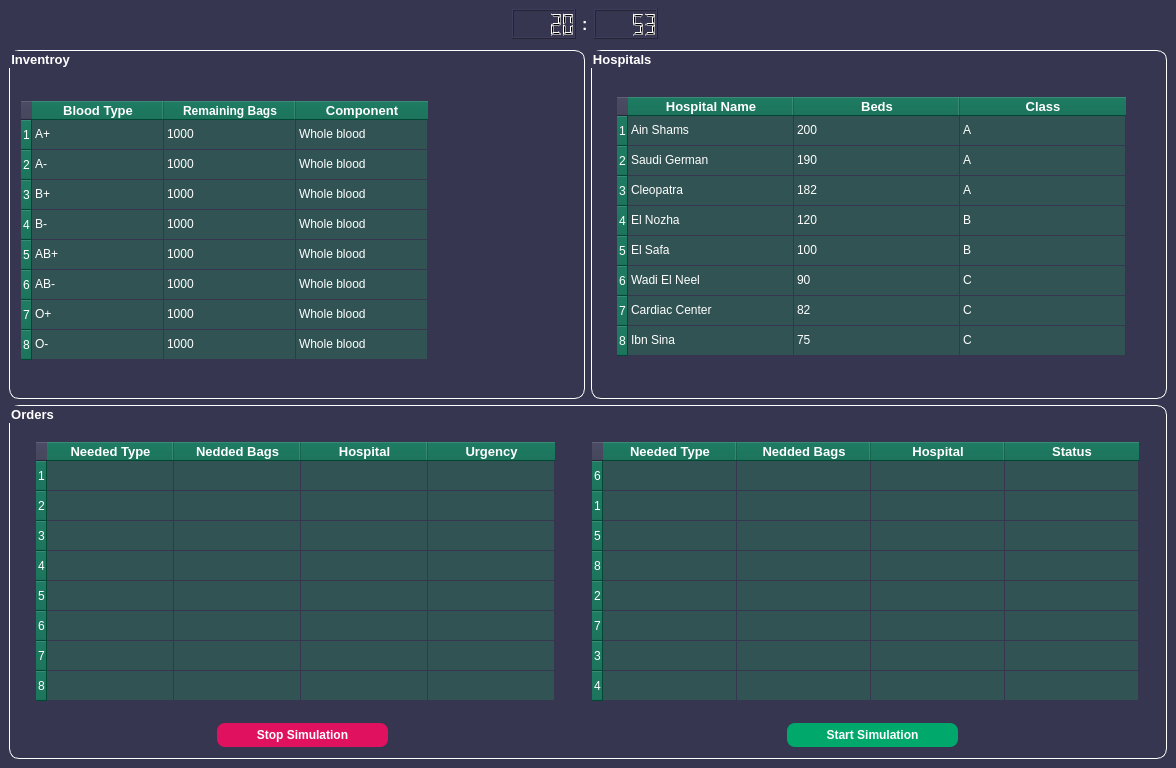
<?xml version="1.0" encoding="UTF-8"?>
<ui version="4.0">
 <class>MainWindow</class>
 <widget class="QMainWindow" name="MainWindow">
  <property name="geometry">
   <rect>
    <x>0</x>
    <y>0</y>
    <width>1176</width>
    <height>768</height>
   </rect>
  </property>
  <property name="minimumSize">
   <size>
    <width>931</width>
    <height>734</height>
   </size>
  </property>
  <property name="windowTitle">
   <string>Blood Bank Dashboard</string>
  </property>
  <property name="windowIcon">
   <iconset>
    <normaloff>Assets/blood-bag.png</normaloff>Assets/blood-bag.png</iconset>
  </property>
  <property name="styleSheet">
   <string notr="true">background-color: rgb(54, 54, 80)</string>
  </property>
  <widget class="QWidget" name="centralwidget">
   <property name="styleSheet">
    <string notr="true">QTableWidget{border-radius: 20px;
}
#groupBox_2, #groupBox, #groupBox_3{
border-radius: 10px;
border: 1px solid white;
}
</string>
   </property>
   <layout class="QGridLayout" name="gridLayout">
    <item row="0" column="3">
     <widget class="QLCDNumber" name="Seconds_LCD">
      <property name="maximumSize">
       <size>
        <width>80</width>
        <height>30</height>
       </size>
      </property>
      <property name="intValue" stdset="0">
       <number>53</number>
      </property>
     </widget>
    </item>
    <item row="2" column="0" colspan="6">
     <layout class="QVBoxLayout" name="verticalLayout">
      <item>
       <layout class="QHBoxLayout" name="horizontalLayout">
        <property name="topMargin">
         <number>5</number>
        </property>
        <item>
         <widget class="QGroupBox" name="groupBox">
          <property name="font">
           <font>
            <pointsize>10</pointsize>
            <weight>75</weight>
            <bold>true</bold>
           </font>
          </property>
          <property name="styleSheet">
           <string notr="true">color: white;</string>
          </property>
          <property name="title">
           <string>Inventroy</string>
          </property>
          <layout class="QGridLayout" name="gridLayout_3">
           <property name="topMargin">
            <number>30</number>
           </property>
           <property name="verticalSpacing">
            <number>6</number>
           </property>
           <item row="0" column="0">
            <widget class="QTableWidget" name="inventory_table">
             <property name="sizePolicy">
              <sizepolicy hsizetype="Preferred" vsizetype="Preferred">
               <horstretch>0</horstretch>
               <verstretch>0</verstretch>
              </sizepolicy>
             </property>
             <property name="minimumSize">
              <size>
               <width>200</width>
               <height>0</height>
              </size>
             </property>
             <property name="styleSheet">
              <string notr="true">
QHeaderView::section {
    background-color:rgb(0, 99, 73);
}
QTableCornerButton::section {
    background-color:transparent;
}
QTableWidget {
    background-color: transparent; /* Main background */
}
QTableWidget::item {
    background-color: rgb(50, 83, 83);
    color: rgb(255, 255, 255);
	
}</string>
             </property>
             <property name="sizeAdjustPolicy">
              <enum>QAbstractScrollArea::AdjustToContents</enum>
             </property>
             <property name="editTriggers">
              <set>QAbstractItemView::NoEditTriggers</set>
             </property>
             <attribute name="horizontalHeaderDefaultSectionSize">
              <number>132</number>
             </attribute>
             <row>
              <property name="text">
               <string>1</string>
              </property>
             </row>
             <row>
              <property name="text">
               <string>2</string>
              </property>
             </row>
             <row>
              <property name="text">
               <string>3</string>
              </property>
             </row>
             <row>
              <property name="text">
               <string>4</string>
              </property>
             </row>
             <row>
              <property name="text">
               <string>5</string>
              </property>
             </row>
             <row>
              <property name="text">
               <string>6</string>
              </property>
             </row>
             <row>
              <property name="text">
               <string>7</string>
              </property>
             </row>
             <row>
              <property name="text">
               <string>8</string>
              </property>
             </row>
             <column>
              <property name="text">
               <string>Blood Type</string>
              </property>
              <property name="font">
               <font>
                <pointsize>10</pointsize>
                <weight>75</weight>
                <bold>true</bold>
               </font>
              </property>
             </column>
             <column>
              <property name="text">
               <string>Remaining Bags</string>
              </property>
              <property name="font">
               <font>
                <pointsize>9</pointsize>
                <weight>75</weight>
                <bold>true</bold>
               </font>
              </property>
             </column>
             <column>
              <property name="text">
               <string>Component</string>
              </property>
              <property name="font">
               <font>
                <pointsize>10</pointsize>
                <weight>75</weight>
                <bold>true</bold>
               </font>
              </property>
             </column>
             <item row="0" column="0">
              <property name="text">
               <string>A+</string>
              </property>
             </item>
             <item row="0" column="1">
              <property name="text">
               <string>1000</string>
              </property>
             </item>
             <item row="0" column="2">
              <property name="text">
               <string>Whole blood</string>
              </property>
             </item>
             <item row="1" column="0">
              <property name="text">
               <string>A-</string>
              </property>
             </item>
             <item row="1" column="1">
              <property name="text">
               <string>1000</string>
              </property>
             </item>
             <item row="1" column="2">
              <property name="text">
               <string>Whole blood</string>
              </property>
             </item>
             <item row="2" column="0">
              <property name="text">
               <string>B+</string>
              </property>
             </item>
             <item row="2" column="1">
              <property name="text">
               <string>1000</string>
              </property>
             </item>
             <item row="2" column="2">
              <property name="text">
               <string>Whole blood</string>
              </property>
             </item>
             <item row="3" column="0">
              <property name="text">
               <string>B-</string>
              </property>
             </item>
             <item row="3" column="1">
              <property name="text">
               <string>1000</string>
              </property>
             </item>
             <item row="3" column="2">
              <property name="text">
               <string>Whole blood</string>
              </property>
             </item>
             <item row="4" column="0">
              <property name="text">
               <string>AB+</string>
              </property>
             </item>
             <item row="4" column="1">
              <property name="text">
               <string>1000</string>
              </property>
             </item>
             <item row="4" column="2">
              <property name="text">
               <string>Whole blood</string>
              </property>
             </item>
             <item row="5" column="0">
              <property name="text">
               <string>AB-</string>
              </property>
             </item>
             <item row="5" column="1">
              <property name="text">
               <string>1000</string>
              </property>
             </item>
             <item row="5" column="2">
              <property name="text">
               <string>Whole blood</string>
              </property>
             </item>
             <item row="6" column="0">
              <property name="text">
               <string>O+</string>
              </property>
             </item>
             <item row="6" column="1">
              <property name="text">
               <string>1000</string>
              </property>
             </item>
             <item row="6" column="2">
              <property name="text">
               <string>Whole blood</string>
              </property>
             </item>
             <item row="7" column="0">
              <property name="text">
               <string>O-</string>
              </property>
             </item>
             <item row="7" column="1">
              <property name="text">
               <string>1000</string>
              </property>
             </item>
             <item row="7" column="2">
              <property name="text">
               <string>Whole blood</string>
              </property>
             </item>
            </widget>
           </item>
          </layout>
         </widget>
        </item>
        <item>
         <widget class="QGroupBox" name="groupBox_2">
          <property name="font">
           <font>
            <pointsize>10</pointsize>
            <weight>75</weight>
            <bold>true</bold>
           </font>
          </property>
          <property name="styleSheet">
           <string notr="true">color: white;
</string>
          </property>
          <property name="title">
           <string>Hospitals </string>
          </property>
          <layout class="QGridLayout" name="gridLayout_2">
           <item row="0" column="0" alignment="Qt::AlignHCenter|Qt::AlignVCenter">
            <widget class="QTableWidget" name="hospitals_table">
             <property name="sizePolicy">
              <sizepolicy hsizetype="Preferred" vsizetype="Preferred">
               <horstretch>0</horstretch>
               <verstretch>0</verstretch>
              </sizepolicy>
             </property>
             <property name="minimumSize">
              <size>
               <width>200</width>
               <height>0</height>
              </size>
             </property>
             <property name="styleSheet">
              <string notr="true">
QHeaderView::section {
    background-color:rgb(0, 99, 73);
}
QTableCornerButton::section {
    background-color:transparent;
}
QTableWidget {
    background-color: transparent; /* Main background */
}
QTableWidget::item {
    background-color: rgb(50, 83, 83);
    color: rgb(255, 255, 255);
	
}</string>
             </property>
             <property name="sizeAdjustPolicy">
              <enum>QAbstractScrollArea::AdjustToContents</enum>
             </property>
             <property name="editTriggers">
              <set>QAbstractItemView::NoEditTriggers</set>
             </property>
             <attribute name="horizontalHeaderDefaultSectionSize">
              <number>166</number>
             </attribute>
             <row>
              <property name="text">
               <string>1</string>
              </property>
             </row>
             <row>
              <property name="text">
               <string>2</string>
              </property>
             </row>
             <row>
              <property name="text">
               <string>3</string>
              </property>
             </row>
             <row>
              <property name="text">
               <string>4</string>
              </property>
             </row>
             <row>
              <property name="text">
               <string>5</string>
              </property>
             </row>
             <row>
              <property name="text">
               <string>6</string>
              </property>
             </row>
             <row>
              <property name="text">
               <string>7</string>
              </property>
             </row>
             <row>
              <property name="text">
               <string>8</string>
              </property>
             </row>
             <column>
              <property name="text">
               <string>Hospital Name</string>
              </property>
              <property name="font">
               <font>
                <pointsize>10</pointsize>
                <weight>75</weight>
                <bold>true</bold>
               </font>
              </property>
             </column>
             <column>
              <property name="text">
               <string>Beds</string>
              </property>
              <property name="font">
               <font>
                <pointsize>10</pointsize>
                <weight>75</weight>
                <bold>true</bold>
               </font>
              </property>
             </column>
             <column>
              <property name="text">
               <string>Class</string>
              </property>
              <property name="font">
               <font>
                <pointsize>10</pointsize>
                <weight>75</weight>
                <bold>true</bold>
               </font>
              </property>
             </column>
             <item row="0" column="0">
              <property name="text">
               <string>Ain Shams</string>
              </property>
             </item>
             <item row="0" column="1">
              <property name="text">
               <string>200</string>
              </property>
             </item>
             <item row="0" column="2">
              <property name="text">
               <string>A</string>
              </property>
             </item>
             <item row="1" column="0">
              <property name="text">
               <string>Saudi German</string>
              </property>
             </item>
             <item row="1" column="1">
              <property name="text">
               <string>190</string>
              </property>
             </item>
             <item row="1" column="2">
              <property name="text">
               <string>A</string>
              </property>
             </item>
             <item row="2" column="0">
              <property name="text">
               <string>Cleopatra</string>
              </property>
             </item>
             <item row="2" column="1">
              <property name="text">
               <string>182</string>
              </property>
             </item>
             <item row="2" column="2">
              <property name="text">
               <string>A</string>
              </property>
             </item>
             <item row="3" column="0">
              <property name="text">
               <string>El Nozha</string>
              </property>
             </item>
             <item row="3" column="1">
              <property name="text">
               <string>120</string>
              </property>
             </item>
             <item row="3" column="2">
              <property name="text">
               <string>B</string>
              </property>
             </item>
             <item row="4" column="0">
              <property name="text">
               <string>El Safa</string>
              </property>
             </item>
             <item row="4" column="1">
              <property name="text">
               <string>100</string>
              </property>
             </item>
             <item row="4" column="2">
              <property name="text">
               <string>B</string>
              </property>
             </item>
             <item row="5" column="0">
              <property name="text">
               <string>Wadi El Neel</string>
              </property>
             </item>
             <item row="5" column="1">
              <property name="text">
               <string>90</string>
              </property>
             </item>
             <item row="5" column="2">
              <property name="text">
               <string>C</string>
              </property>
             </item>
             <item row="6" column="0">
              <property name="text">
               <string>Cardiac Center</string>
              </property>
             </item>
             <item row="6" column="1">
              <property name="text">
               <string>82</string>
              </property>
             </item>
             <item row="6" column="2">
              <property name="text">
               <string>C</string>
              </property>
             </item>
             <item row="7" column="0">
              <property name="text">
               <string>Ibn Sina</string>
              </property>
             </item>
             <item row="7" column="1">
              <property name="text">
               <string>75</string>
              </property>
             </item>
             <item row="7" column="2">
              <property name="text">
               <string>C</string>
              </property>
             </item>
            </widget>
           </item>
          </layout>
         </widget>
        </item>
       </layout>
      </item>
      <item>
       <widget class="QGroupBox" name="groupBox_3">
        <property name="minimumSize">
         <size>
          <width>0</width>
          <height>339</height>
         </size>
        </property>
        <property name="font">
         <font>
          <pointsize>10</pointsize>
          <weight>75</weight>
          <bold>true</bold>
         </font>
        </property>
        <property name="styleSheet">
         <string notr="true">color: white;</string>
        </property>
        <property name="title">
         <string>Orders</string>
        </property>
        <layout class="QGridLayout" name="gridLayout_4">
         <item row="0" column="0" alignment="Qt::AlignHCenter|Qt::AlignVCenter">
          <widget class="QTableWidget" name="orders_table">
           <property name="sizePolicy">
            <sizepolicy hsizetype="Expanding" vsizetype="Minimum">
             <horstretch>0</horstretch>
             <verstretch>0</verstretch>
            </sizepolicy>
           </property>
           <property name="minimumSize">
            <size>
             <width>534</width>
             <height>267</height>
            </size>
           </property>
           <property name="styleSheet">
            <string notr="true">
QHeaderView::section {
    background-color:rgb(0, 99, 73);
}
QTableCornerButton::section {
    background-color:transparent;
}
QTableWidget {
    background-color: transparent; /* Main background */
}
QTableWidget::item {
    background-color: rgb(50, 83, 83);
    color: rgb(255, 255, 255);
	
}</string>
           </property>
           <property name="editTriggers">
            <set>QAbstractItemView::NoEditTriggers</set>
           </property>
           <attribute name="horizontalHeaderDefaultSectionSize">
            <number>127</number>
           </attribute>
           <row>
            <property name="text">
             <string>1</string>
            </property>
           </row>
           <row>
            <property name="text">
             <string>2</string>
            </property>
           </row>
           <row>
            <property name="text">
             <string>3</string>
            </property>
           </row>
           <row>
            <property name="text">
             <string>4</string>
            </property>
           </row>
           <row>
            <property name="text">
             <string>5</string>
            </property>
           </row>
           <row>
            <property name="text">
             <string>6</string>
            </property>
           </row>
           <row>
            <property name="text">
             <string>7</string>
            </property>
           </row>
           <row>
            <property name="text">
             <string>8</string>
            </property>
           </row>
           <column>
            <property name="text">
             <string>Needed Type</string>
            </property>
            <property name="font">
             <font>
              <pointsize>10</pointsize>
              <weight>75</weight>
              <bold>true</bold>
             </font>
            </property>
           </column>
           <column>
            <property name="text">
             <string>Nedded Bags</string>
            </property>
            <property name="font">
             <font>
              <pointsize>10</pointsize>
              <weight>75</weight>
              <bold>true</bold>
             </font>
            </property>
           </column>
           <column>
            <property name="text">
             <string>Hospital</string>
            </property>
            <property name="font">
             <font>
              <pointsize>10</pointsize>
              <weight>75</weight>
              <bold>true</bold>
             </font>
            </property>
           </column>
           <column>
            <property name="text">
             <string>Urgency</string>
            </property>
            <property name="font">
             <font>
              <pointsize>10</pointsize>
              <weight>75</weight>
              <bold>true</bold>
             </font>
            </property>
           </column>
           <item row="0" column="0">
            <property name="text">
             <string/>
            </property>
           </item>
           <item row="1" column="0">
            <property name="text">
             <string/>
            </property>
           </item>
           <item row="2" column="0">
            <property name="text">
             <string/>
            </property>
           </item>
           <item row="3" column="0">
            <property name="text">
             <string/>
            </property>
           </item>
           <item row="4" column="0">
            <property name="text">
             <string/>
            </property>
           </item>
           <item row="5" column="0">
            <property name="text">
             <string/>
            </property>
           </item>
           <item row="6" column="0">
            <property name="text">
             <string/>
            </property>
           </item>
           <item row="7" column="0">
            <property name="text">
             <string/>
            </property>
           </item>
          </widget>
         </item>
         <item row="0" column="1" alignment="Qt::AlignHCenter|Qt::AlignVCenter">
          <widget class="QTableWidget" name="output_table">
           <property name="sizePolicy">
            <sizepolicy hsizetype="Expanding" vsizetype="Minimum">
             <horstretch>0</horstretch>
             <verstretch>0</verstretch>
            </sizepolicy>
           </property>
           <property name="minimumSize">
            <size>
             <width>561</width>
             <height>267</height>
            </size>
           </property>
           <property name="styleSheet">
            <string notr="true">
QHeaderView::section {
    background-color:rgb(0, 99, 73);
}
QTableCornerButton::section {
    background-color:transparent;
}
QTableWidget {
    background-color: transparent; /* Main background */
}
QTableWidget::item {
    background-color: rgb(50, 83, 83);
    color: rgb(255, 255, 255);
	
}</string>
           </property>
           <property name="editTriggers">
            <set>QAbstractItemView::NoEditTriggers</set>
           </property>
           <attribute name="horizontalHeaderDefaultSectionSize">
            <number>134</number>
           </attribute>
           <row>
            <property name="text">
             <string>6</string>
            </property>
           </row>
           <row>
            <property name="text">
             <string>1</string>
            </property>
           </row>
           <row>
            <property name="text">
             <string>5</string>
            </property>
           </row>
           <row>
            <property name="text">
             <string>8</string>
            </property>
           </row>
           <row>
            <property name="text">
             <string>2</string>
            </property>
           </row>
           <row>
            <property name="text">
             <string>7</string>
            </property>
           </row>
           <row>
            <property name="text">
             <string>3</string>
            </property>
           </row>
           <row>
            <property name="text">
             <string>4</string>
            </property>
           </row>
           <column>
            <property name="text">
             <string>Needed Type</string>
            </property>
            <property name="font">
             <font>
              <pointsize>10</pointsize>
              <weight>75</weight>
              <bold>true</bold>
             </font>
            </property>
           </column>
           <column>
            <property name="text">
             <string>Nedded Bags</string>
            </property>
            <property name="font">
             <font>
              <pointsize>10</pointsize>
              <weight>75</weight>
              <bold>true</bold>
             </font>
            </property>
           </column>
           <column>
            <property name="text">
             <string>Hospital</string>
            </property>
            <property name="font">
             <font>
              <pointsize>10</pointsize>
              <weight>75</weight>
              <bold>true</bold>
             </font>
            </property>
           </column>
           <column>
            <property name="text">
             <string>Status</string>
            </property>
            <property name="font">
             <font>
              <pointsize>10</pointsize>
              <weight>75</weight>
              <bold>true</bold>
             </font>
            </property>
           </column>
           <item row="0" column="0">
            <property name="text">
             <string/>
            </property>
           </item>
           <item row="1" column="0">
            <property name="text">
             <string/>
            </property>
           </item>
           <item row="2" column="0">
            <property name="text">
             <string/>
            </property>
           </item>
           <item row="3" column="0">
            <property name="text">
             <string/>
            </property>
           </item>
           <item row="4" column="0">
            <property name="text">
             <string/>
            </property>
           </item>
           <item row="5" column="0">
            <property name="text">
             <string/>
            </property>
           </item>
           <item row="6" column="0">
            <property name="text">
             <string/>
            </property>
           </item>
           <item row="7" column="0">
            <property name="text">
             <string/>
            </property>
           </item>
          </widget>
         </item>
         <item row="1" column="0" alignment="Qt::AlignHCenter">
          <widget class="QPushButton" name="stop_button">
           <property name="minimumSize">
            <size>
             <width>171</width>
             <height>0</height>
            </size>
           </property>
           <property name="maximumSize">
            <size>
             <width>300</width>
             <height>16777215</height>
            </size>
           </property>
           <property name="font">
            <font>
             <pointsize>9</pointsize>
             <weight>75</weight>
             <bold>true</bold>
            </font>
           </property>
           <property name="styleSheet">
            <string notr="true">QPushButton {
    background-color: #E0115F; 
    color: white;
    border-radius: 8px;
    padding: 5px 10px;
}

QPushButton:pressed {
    background-color: #B00D4C;
    border: 1.2px inset gray;
}
</string>
           </property>
           <property name="text">
            <string>Stop Simulation</string>
           </property>
          </widget>
         </item>
         <item row="1" column="1" alignment="Qt::AlignHCenter">
          <widget class="QPushButton" name="start_button">
           <property name="minimumSize">
            <size>
             <width>171</width>
             <height>0</height>
            </size>
           </property>
           <property name="maximumSize">
            <size>
             <width>300</width>
             <height>16777215</height>
            </size>
           </property>
           <property name="font">
            <font>
             <pointsize>9</pointsize>
             <weight>75</weight>
             <bold>true</bold>
            </font>
           </property>
           <property name="styleSheet">
            <string notr="true">QPushButton {
    background-color: #00A86B; 
    color: white;
    border-radius: 8px;
    padding: 5px 10px;
}

QPushButton:pressed {
    background-color: #00804D;
    border: 1.2px inset gray;
}
</string>
           </property>
           <property name="text">
            <string>Start Simulation</string>
           </property>
          </widget>
         </item>
        </layout>
       </widget>
      </item>
     </layout>
    </item>
    <item row="0" column="1" alignment="Qt::AlignHCenter">
     <widget class="QLCDNumber" name="Minutes_LCD">
      <property name="maximumSize">
       <size>
        <width>80</width>
        <height>200</height>
       </size>
      </property>
      <property name="styleSheet">
       <string notr="true"/>
      </property>
      <property name="intValue" stdset="0">
       <number>20</number>
      </property>
     </widget>
    </item>
    <item row="0" column="2">
     <widget class="QLabel" name="label">
      <property name="maximumSize">
       <size>
        <width>20</width>
        <height>16777215</height>
       </size>
      </property>
      <property name="font">
       <font>
        <pointsize>12</pointsize>
        <weight>75</weight>
        <bold>true</bold>
       </font>
      </property>
      <property name="styleSheet">
       <string notr="true">color: white;</string>
      </property>
      <property name="text">
       <string>:</string>
      </property>
     </widget>
    </item>
    <item row="0" column="0">
     <spacer name="horizontalSpacer">
      <property name="orientation">
       <enum>Qt::Horizontal</enum>
      </property>
      <property name="sizeHint" stdset="0">
       <size>
        <width>20</width>
        <height>20</height>
       </size>
      </property>
     </spacer>
    </item>
    <item row="0" column="4">
     <spacer name="horizontalSpacer_2">
      <property name="orientation">
       <enum>Qt::Horizontal</enum>
      </property>
      <property name="sizeHint" stdset="0">
       <size>
        <width>40</width>
        <height>20</height>
       </size>
      </property>
     </spacer>
    </item>
   </layout>
  </widget>
 </widget>
 <resources/>
 <connections/>
</ui>
